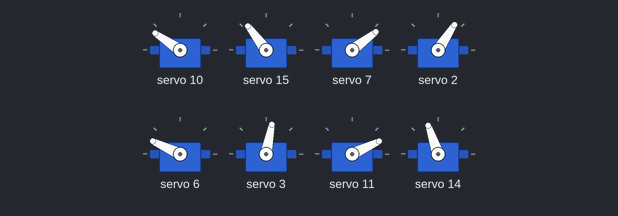
The sketch below on a simulated Arduino Uno, built with avr-gcc and run on an emulated ATmega328P. On the bench: 8 × servo.

Above: at 3.05 s.
At 3.3 s:
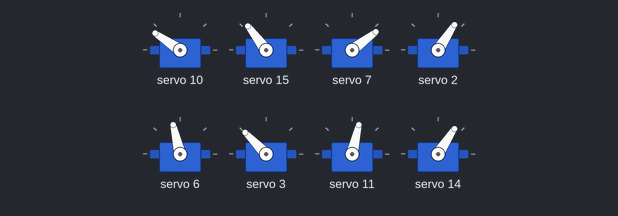
At 3.55 s:
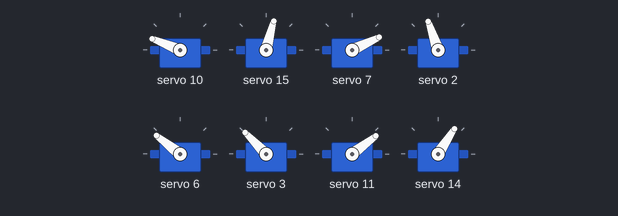
At 4.05 s:
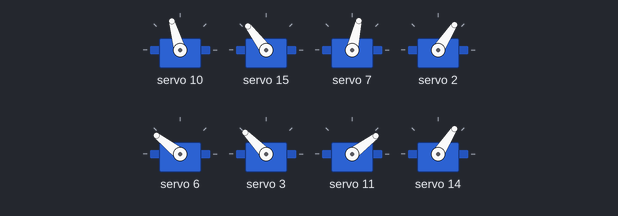
Timing chart, 0 to 6.0 s (numbered marks = the images above):
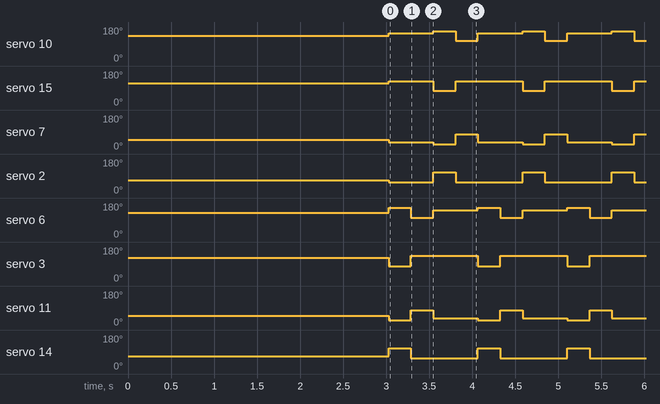

The sketch:

servo_v1.ino
```cpp
#include <Wire.h>
#include <Adafruit_PWMServoDriver.h>

#define Y0 15
#define step 250

//servos
#define front_right_up 11
#define front_right_down 14

#define front_left_up 10
#define front_left_down 15

#define back_right_up 7
#define back_right_down 2

#define back_left_up 6
#define back_left_down 3

Adafruit_PWMServoDriver pwm = Adafruit_PWMServoDriver();

void setServo(int servo, int angle){
  pwm.setPWM(servo, 0, map(angle, 0, 180, 102, 512));
}

void moveLeg_back_left(float x, float y){

  float a = 8;
  float b = 10;
  float y0 = Y0+0.5;
  float c = x*x + (y0 - y)*(y0 - y);
  float alfa = acos((c + a*a - b*b)/2/a/sqrt(c)) + acos(x/sqrt(c));
  float beta = acos((a*a + b*b - c)/2/a/b);

  setServo(back_left_up, alfa*180/PI);
  setServo(back_left_down, beta*180/PI);
}

void moveLeg_front_left(float x, float y){

  float a = 8;
  float b = 10;
  float y0 = Y0;
  float c = x*x + (y0 - y)*(y0 - y);
  float alfa = acos((c + a*a - b*b)/2/a/sqrt(c)) + acos(x/sqrt(c));
  float beta = acos((a*a + b*b - c)/2/a/b);

  setServo(front_left_up, alfa*180/PI);
  setServo(front_left_down, beta*180/PI);
}

void moveLeg_front_right(float x, float y){

  float a = 8;
  float b = 10;
  float y0 = Y0;
  float c = x*x + (y0 - y)*(y0 - y);
  float alfa = acos((c + a*a - b*b)/2/a/sqrt(c)) + acos(x/sqrt(c));
  float beta = acos((a*a + b*b - c)/2/a/b);

  setServo(front_right_up, 180 - alfa*180/PI);
  setServo(front_right_down, 180 - beta*180/PI);
}

void moveLeg_back_right(float x, float y){

  float a = 8;
  float b = 10;
  float y0 = Y0;
  float c = x*x + (y0 - y)*(y0 - y);
  float alfa = acos((c + a*a - b*b)/2/a/sqrt(c)) + acos(x/sqrt(c));
  float beta = acos((a*a + b*b - c)/2/a/b);

  setServo(back_right_up, 180 - alfa*180/PI);
  setServo(back_right_down, 180 - beta*180/PI);
}

void setup() {
//servo
  pwm.begin();
  pwm.setPWMFreq(50);
  delay(10);

  moveLeg_front_left(0,0);
  moveLeg_back_right(0,0);
  moveLeg_back_left(0,0);
  moveLeg_front_right(0,0);

  delay(3000);
}

void loop() {
  moveLeg_front_left(-5,0);
  moveLeg_back_right(-5,0);
  moveLeg_back_left(0,4);
  moveLeg_front_right(0,4);
  delay(step);
  moveLeg_front_left(-5, 0);
  moveLeg_back_right(-5,0);
  moveLeg_back_left(5,0);
  moveLeg_front_right(5,0);
  delay(step);
  moveLeg_front_left(0,4);
  moveLeg_back_right(0,4);
  moveLeg_back_left(-5,0);
  moveLeg_front_right(-5,0);
  delay(step);
  moveLeg_front_left(5,0);
  moveLeg_back_right(5,0);
  moveLeg_back_left(-5,0);
  moveLeg_front_right(-5,0);
  delay(step);

}
```

Measured:
- by itself, servo 10: repeats every 1.0 s: 158° 0.26 s, 106° 0.26 s, 146° 0.52 s
- by itself, servo 15: repeats every 1.0 s: 75° 0.26 s, 127° 0.78 s
- by itself, servo 7: repeats every 1.0 s: 25° 0.26 s, 77° 0.26 s, 37° 0.52 s
- by itself, servo 2: repeats every 1.0 s: 109° 0.26 s, 57° 0.78 s
- by itself, servo 6: repeats every 1.0 s: 103° 0.26 s, 142° 0.52 s, 155° 0.26 s
- by itself, servo 3: alternates 134° for 0.78 s and 79° for 0.26 s
- by itself, servo 11: repeats every 1.0 s: 77° 0.26 s, 37° 0.52 s, 25° 0.26 s
- by itself, servo 14: alternates 109° for 0.26 s and 57° for 0.78 s
